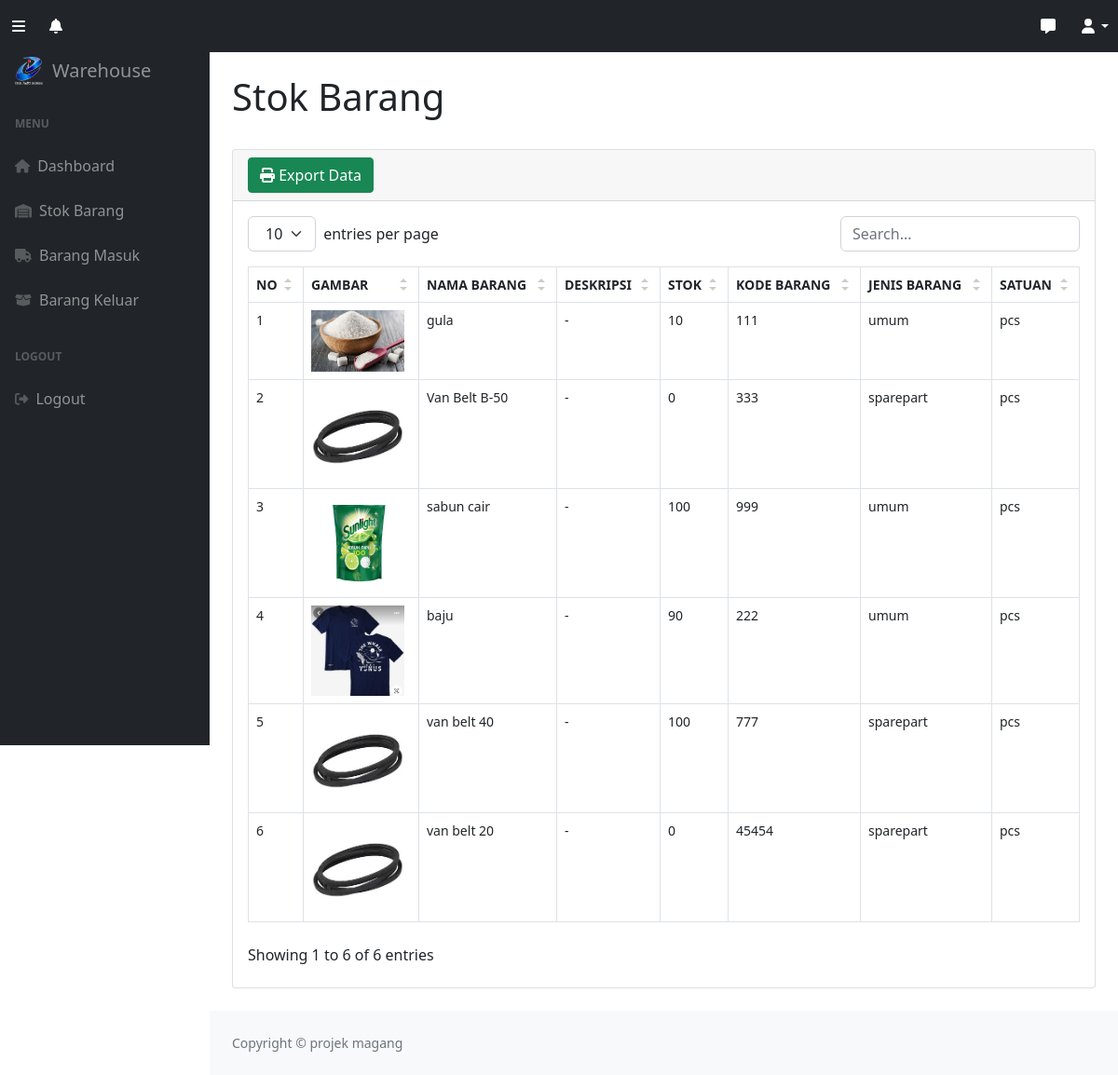
The page /user/stok.php (signed in) on the database its author committed.
### tables this page shows
CREATE TABLE `stok` (
  `idbarang` int NOT NULL,
  `namabarang` varchar(25) NOT NULL,
  `deskripsi` varchar(25) NOT NULL,
  `stok` int NOT NULL,
  `kodebarang` varchar(25) NOT NULL,
  `namasatuan` varchar(25) NOT NULL,
  `namajenis` varchar(25) NOT NULL,
  `image` varchar(99) DEFAULT NULL
);

### user/stok.php (the view, shortened to what this page needs)
<!DOCTYPE html>
<?php
require '../function.php';
?>
<html lang="en">
    <head>
        <link href="https://cdn.jsdelivr.net/npm/simple-datatables@7.1.2/dist/style.min.css" rel="stylesheet" />
        <link href="../css/style.min.css" rel="stylesheet" />
        <link href="../css/styles.css" rel="stylesheet" />
        <link href="../css/bootstrap.min.css" rel="stylesheet">
    </head>
    <body class="sb-nav-fixed">
        <nav class="sb-topnav navbar navbar-expand navbar-dark bg-dark">
            <button class="btn btn-link order-1 order-lg-0 me-4 me-lg-0" id="sidebarToggle" href="#!"><i class="fas fa-bars" style="color:white;"></i></button>
            <div class="dropdown">
                    <button type="button" class="btn btn-link  order-1 order-lg-0 me-4 me-lg-1" data-bs-toggle="dropdown" style="color:white;"><i class ="fas fa-bell"></i>
                    </button>
            </div>
            <?php
            include '../catatan.php';
            ?>
            <ul class="navbar-nav ms-auto me-lg-4">
                <li class="nav-item dropdown">
                    <a class="nav-link dropdown-toggle" id="navbarDropdown" href="#" role="button" data-bs-toggle="dropdown" aria-expanded="false" style="color:white;"><i class="fas fa-user fa-fw"></i></a>
                </li>
            </ul>
        </nav>
        <div id="layoutSidenav">
            <div id="layoutSidenav_nav">
                <nav class="sb-sidenav accordion sb-sidenav-dark" id="sidenavAccordion">
                <a class="navbar-brand ps-3 d-flex align-items-center" href="index.php">
                <img src="../assets/img/logo-delpi-bitung.png" alt="Logo" class="img-fluid" style="width: 30px; height: 30px; margin-right: 10px;">
                Warehouse</a>
                    <div class="sb-sidenav-menu">
                        <div class="nav">
                        <div class="sb-sidenav-menu-heading">MENU</div>
                            <a class="nav-link" href="index.php">
                                <div class="sb-nav-link-icon"><i class="fas fa-home-alt"></i></div>
                                Dashboard
                            </a>
                            <a class="nav-link" href="stok.php">
                                <div class="sb-nav-link-icon"><i class="fas fa-warehouse"></i></div>
                                Stok Barang
                            </a>
                            <a class="nav-link" href="barangmasuk.php">
                                <div class="sb-nav-link-icon"><i class="fas fa-truck"></i></div>
                                Barang Masuk
                            </a>
                            <a class="nav-link" href="barangkeluar.php">
                                <div class="sb-nav-link-icon"><i class="fas fa-box-open"></i></div>
                                Barang Keluar
                            </a>
                            <div class="sb-sidenav-menu-heading">LOGOUT</div>
                            <a class="nav-link" href="#" data-bs-toggle="modal" data-bs-target="#logoutModal">
                                <div class="sb-nav-link-icon"><i class="fas fa-solid fa-right-from-bracket"></i></div>
                                Logout
                            </a>
                        </div>
                    </div>
                </nav>
            </div>
            <div id="layoutSidenav_content">
                <main>
                    <div class="container-fluid px-4">
                        <h1 class="mt-4">Stok Barang</h1>
                        <div class="card mb-4">
                            <div class="card-header">
                                <a href="../export.php" class="btn btn-success"><i class="fas fa-print"></i> Export Data</a>
                            </div>
                            <div class="card-body" class="table-responsive">
                                <table id="datatablesSimple" >
                                    <thead>
                                        <tr>
                                            <th>NO</th>
                                            <th>GAMBAR</th>
                                            <th>NAMA BARANG </th>
                                            <th>DESKRIPSI</th>
                                            <th>STOK</th>
                                            <th>KODE BARANG </th>
                                            <th>JENIS BARANG</th>
                                            <th>SATUAN </th>
                                        </tr>
                                    </thead>
                                   <tbody>
                                    <?php
                                    $i = 1;
                                    $ambilsemuadatastok = mysqli_query($conn,
                                        "SELECT * FROM stok
                                    ");
                                    while($data=mysqli_fetch_array($ambilsemuadatastok)){
                                        $namabarang = $data['namabarang'];
                                        $deskripsi = $data['deskripsi'];
                                        $stok = $data['stok'];
                                        $kodebarang = $data['kodebarang'];
                                        $namajenis = $data['namajenis'];
                                        $namasatuan = $data['namasatuan'];
                                        $gambar = $data['image'];
                                        if($gambar==null){
                                            $img = 'No Photo';
                                        } else {
                                            $img = '<img src="../images/'.$gambar.'" class="zoomable">';
                                        }
                                    ?>
                                        <tr>
                                            <td><?=$i++;?></td>
                                            <td><?=$img;?></td>
                                            <td><?=$namabarang;?></td>
                                            <td><?=$deskripsi;?></td>
                                            <td><?=$stok;?></td>
                                            <td><?=$kodebarang;?></td>
                                            <td><?=$namajenis;?></td>
                                            <td><?=$namasatuan;?></td>
                                        </tr>
                                    <?php
                                    };
                                    ?>
                                    </tbody>
                                </table>
                            </div>
                        </div>
                    </div>
                </main>
                <footer class="py-4 bg-light mt-auto">
                    <div class="container-fluid px-4">
                        <div class="d-flex align-items-center justify-content-between small">
                            <div class="text-muted">Copyright &copy; projek magang</div>
                        </div>
                    </div>
                </footer>
            </div>
        </div>
    </body>
</html>

### rows shown on the page
stok: image (picture), namabarang "gula", deskripsi "-", stok "10", kodebarang "111", namajenis "umum", namasatuan "pcs"
stok: image (picture), namabarang "Van Belt B-50", deskripsi "-", stok "0", kodebarang "333", namajenis "sparepart", namasatuan "pcs"
stok: image (picture), namabarang "sabun cair", deskripsi "-", stok "100", kodebarang "999", namajenis "umum", namasatuan "pcs"
stok: image (picture), namabarang "baju", deskripsi "-", stok "90", kodebarang "222", namajenis "umum", namasatuan "pcs"
stok: image (picture), namabarang "van belt 40", deskripsi "-", stok "100", kodebarang "777", namajenis "sparepart", namasatuan "pcs"
stok: image (picture), namabarang "van belt 20", deskripsi "-", stok "0", kodebarang "45454", namajenis "sparepart", namasatuan "pcs"
